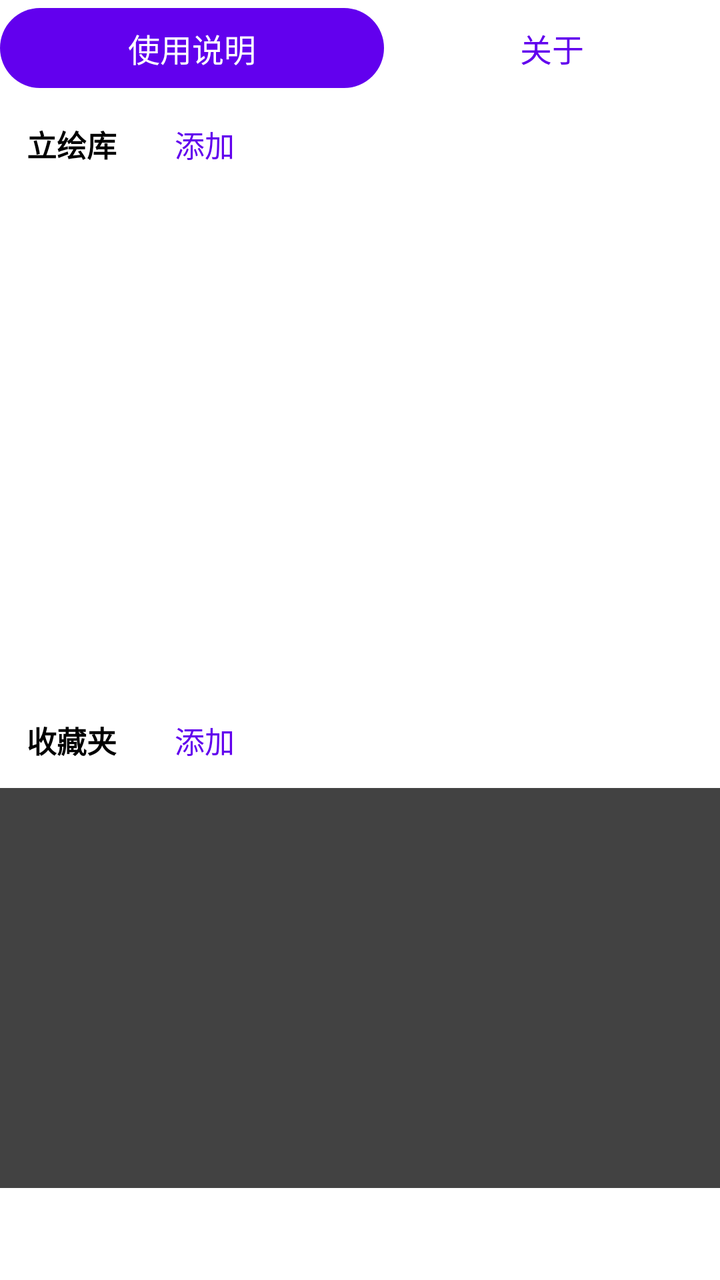
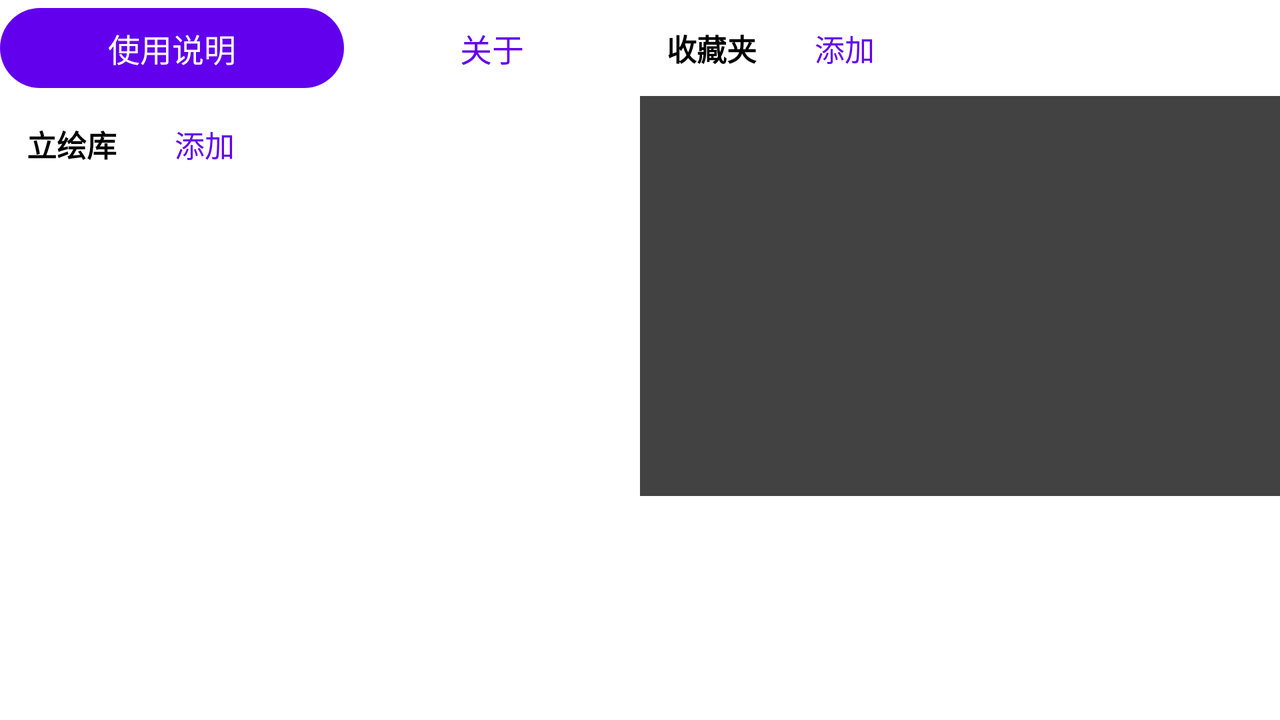

Compare how this app lays out the same screen by default and in its alternative resource folder. The renders come first, then the two layout files and the values they reference.
<!-- AndroidManifest.xml: application theme Theme.WaifuCamera -->
<!-- res/layout/fragment_home.xml -->
<?xml version="1.0" encoding="utf-8"?>
<androidx.constraintlayout.widget.ConstraintLayout xmlns:android="http://schemas.android.com/apk/res/android"
    xmlns:app="http://schemas.android.com/apk/res-auto"
    xmlns:tools="http://schemas.android.com/tools"
    android:id="@+id/main"
    android:layout_width="match_parent"
    android:layout_height="match_parent">



    <LinearLayout
        android:id="@+id/aboutLayer"
        android:layout_marginLeft="@dimen/activity_horizontal_margin"
        android:layout_marginRight="@dimen/activity_horizontal_margin"
        android:layout_width="match_parent"
        android:layout_height="wrap_content"
        app:layout_constraintTop_toTopOf="parent">

        <Button
            android:id="@+id/buttonGuide"
            style="@style/Widget.Material3.Button"
            android:layout_width="wrap_content"
            android:layout_height="wrap_content"
            android:layout_weight="1"
            android:textSize="16dp"
            android:text="@string/guide" />
        <Button
            android:id="@+id/buttonAbout"
            style="@style/Widget.Material3.Button.TextButton"
            android:layout_width="wrap_content"
            android:layout_height="wrap_content"
            android:layout_weight="1"
            android:textSize="16dp"
            android:text="@string/about" />
    </LinearLayout>

    <LinearLayout
        android:id="@+id/textTip0"
        android:layout_width="match_parent"
        android:layout_height="wrap_content"
        android:paddingLeft="40px"
        android:paddingRight="20px"
        app:layout_constraintTop_toBottomOf="@+id/aboutLayer">
        <TextView
            android:id="@+id/text0"
            android:layout_width="wrap_content"
            android:layout_height="wrap_content"
            android:text="@string/fgimageLib"
            android:textStyle="bold"
            android:textColor="@color/black"
            android:textSize="15dp"
            app:layout_constraintRight_toRightOf="parent"
            app:layout_constraintTop_toTopOf="parent" />

        <Button
            android:id="@+id/addButton"
            style="@style/Widget.Material3.Button.TextButton"
            android:layout_width="wrap_content"
            android:layout_height="wrap_content"
            android:layout_marginRight="0px"
            android:text="@string/add"

            android:textSize="15dp"
            app:layout_constraintRight_toRightOf="parent" />

    </LinearLayout>

    <FrameLayout
        android:id="@+id/frame1"
        android:layout_width="match_parent"
        android:layout_height="wrap_content"
        android:maxHeight="100dp"
        app:layout_constraintStart_toStartOf="parent"
        app:layout_constraintTop_toBottomOf="@+id/textTip0">
        <ListView
            android:id="@+id/listView"
            android:layout_width="match_parent"
            android:layout_height="250dp"
            android:scrollbars="vertical"/>
    </FrameLayout>

    <LinearLayout
        android:id="@+id/textTip1"
        android:layout_width="match_parent"
        android:layout_height="wrap_content"
        android:paddingLeft="40px"
        android:paddingRight="20px"
        app:layout_constraintStart_toStartOf="parent"
        app:layout_constraintTop_toBottomOf="@+id/frame1">
        <TextView
            android:id="@+id/text1"
            android:layout_width="wrap_content"
            android:layout_height="wrap_content"
            android:text="@string/favor"
            android:textStyle="bold"
            android:textColor="@color/black"
            android:textSize="15dp"
            app:layout_constraintRight_toRightOf="parent"
            app:layout_constraintTop_toTopOf="parent" />

        <Button
            android:id="@+id/addButton2"
            style="@style/Widget.Material3.Button.TextButton"
            android:layout_width="wrap_content"
            android:layout_height="wrap_content"
            android:layout_marginRight="0px"
            android:text="@string/add"
            android:textSize="15dp"
            app:layout_constraintRight_toRightOf="parent" />

    </LinearLayout>

    <androidx.recyclerview.widget.RecyclerView
        android:id="@+id/recycler"
        android:layout_width="match_parent"
        android:layout_height="600px"
        android:orientation="horizontal"
        app:layout_constraintLeft_toRightOf="parent"
        app:layout_constraintTop_toBottomOf="@+id/textTip1"
        android:background="@color/cardview_dark_background"/>

</androidx.constraintlayout.widget.ConstraintLayout>
<!-- resources referenced by this layout -->
<resources>
  <string name="about">关于</string>
  <string name="add">添加</string>
  <string name="favor">收藏夹</string>
  <string name="fgimageLib">立绘库</string>
  <string name="guide">使用说明</string>
  <style name="Theme.WaifuCamera" parent="Theme.MaterialComponents.DayNight.DarkActionBar">
          
          <item name="colorPrimary">@color/purple_500</item>
          <item name="colorPrimaryVariant">@color/purple_700</item>
          <item name="colorOnPrimary">@color/white</item>
          
          <item name="colorSecondary">@color/teal_200</item>
          <item name="colorSecondaryVariant">@color/teal_700</item>
          <item name="colorOnSecondary">@color/black</item>
          
          <item name="android:statusBarColor">?attr/colorPrimaryVariant</item>
          
      </style>
</resources>
<!-- res/layout-land/fragment_home.xml (the repository's variant of the layout above) -->
<!-- drawn on the phone turned sideways -->
<?xml version="1.0" encoding="utf-8"?>
<androidx.constraintlayout.widget.ConstraintLayout xmlns:android="http://schemas.android.com/apk/res/android"
    xmlns:app="http://schemas.android.com/apk/res-auto"
    xmlns:tools="http://schemas.android.com/tools"
    android:id="@+id/main"
    android:layout_width="match_parent"
    android:layout_height="match_parent">

    <androidx.constraintlayout.widget.ConstraintLayout
        android:id="@+id/left"
        android:layout_width="0dp"
        android:layout_height="match_parent"
        app:layout_constraintLeft_toLeftOf="parent"
        app:layout_constraintTop_toTopOf="parent"
        app:layout_constraintWidth_percent="0.5">

        <LinearLayout
            android:id="@+id/aboutLayer"
            android:layout_marginLeft="@dimen/activity_horizontal_margin"
            android:layout_marginRight="@dimen/activity_horizontal_margin"
            android:layout_width="match_parent"
            android:layout_height="wrap_content"
            app:layout_constraintTop_toTopOf="parent">

            <Button
                android:id="@+id/buttonGuide"
                style="@style/Widget.Material3.Button"
                android:layout_width="wrap_content"
                android:layout_height="wrap_content"
                android:layout_weight="1"
                android:textSize="16dp"
                android:text="@string/guide" />
            <Button
                android:id="@+id/buttonAbout"
                style="@style/Widget.Material3.Button.TextButton"
                android:layout_width="wrap_content"
                android:layout_height="wrap_content"
                android:layout_weight="1"
                android:textSize="16dp"
                android:text="@string/about" />
        </LinearLayout>

        <LinearLayout
            android:id="@+id/textTip0"
            android:layout_width="match_parent"
            android:layout_height="wrap_content"
            android:paddingLeft="40px"
            android:paddingRight="20px"
            app:layout_constraintLeft_toLeftOf="parent"
            app:layout_constraintTop_toBottomOf="@+id/aboutLayer">
            <TextView
                android:id="@+id/text0"
                android:layout_width="wrap_content"
                android:layout_height="wrap_content"
                android:text="@string/fgimageLib"
                android:textSize="15dp"
                android:textStyle="bold"
                android:textColor="@color/black"
                app:layout_constraintRight_toRightOf="parent"
                app:layout_constraintTop_toTopOf="parent" />

            <Button
                android:id="@+id/addButton"
                style="@style/Widget.Material3.Button.TextButton"
                android:layout_width="wrap_content"
                android:layout_height="wrap_content"
                android:layout_marginRight="0px"
                android:text="@string/add"
                android:textSize="15dp"
                app:layout_constraintRight_toRightOf="parent" />
        </LinearLayout>

        <FrameLayout
            android:id="@+id/frame1"
            android:layout_width="match_parent"
            android:layout_height="wrap_content"
            android:maxHeight="100dp"
            app:layout_constraintStart_toStartOf="parent"
            app:layout_constraintTop_toBottomOf="@+id/textTip0">

            <ListView
                android:id="@+id/listView"
                android:layout_width="match_parent"
                android:layout_height="300dp"
                android:scrollbars="vertical"/>
        </FrameLayout>



    </androidx.constraintlayout.widget.ConstraintLayout>

    <androidx.constraintlayout.widget.ConstraintLayout
        android:id="@+id/right"
        android:layout_width="0dp"
        android:layout_height="match_parent"
        app:layout_constraintRight_toRightOf="parent"
        app:layout_constraintTop_toTopOf="parent"
        app:layout_constraintWidth_percent="0.5">

        <LinearLayout
            android:id="@+id/textTip1"
            android:layout_width="match_parent"
            android:layout_height="wrap_content"
            android:paddingLeft="40px"
            android:paddingRight="20px"
            app:layout_constraintRight_toRightOf="parent"
            app:layout_constraintTop_toTopOf="parent">
            <TextView
                android:id="@+id/text1"
                android:layout_width="wrap_content"
                android:layout_height="wrap_content"
                android:text="@string/favor"
                android:textStyle="bold"
                android:textColor="@color/black"
                android:textSize="15dp"
                app:layout_constraintRight_toRightOf="parent"
                app:layout_constraintTop_toTopOf="parent" />

            <Button
                android:id="@+id/addButton2"
                style="@style/Widget.Material3.Button.TextButton"
                android:layout_width="wrap_content"
                android:layout_height="wrap_content"
                android:layout_marginRight="0px"
                android:text="@string/add"
                android:textSize="15dp"
                app:layout_constraintRight_toRightOf="parent" />

        </LinearLayout>

        <androidx.recyclerview.widget.RecyclerView
            android:id="@+id/recycler"
            android:layout_width="match_parent"
            android:layout_height="600px"
            android:orientation="horizontal"
            app:layout_constraintLeft_toRightOf="parent"
            app:layout_constraintTop_toBottomOf="@+id/textTip1"
            android:background="@color/cardview_dark_background"/>

    </androidx.constraintlayout.widget.ConstraintLayout>



</androidx.constraintlayout.widget.ConstraintLayout>
